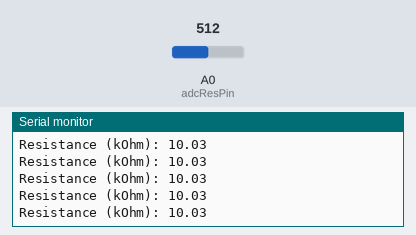
A sketch run on a simulated Arduino Uno, built with avr-gcc and run on an emulated ATmega328P. Parts: the last lines printed to the serial monitor. Inputs (shaded band) come from the test bench; at power-on: A0 (adcResPin) = 512.

Above: at 1.2 s.
1.3 s: A0 (adcResPin) set to 496
At 1.9 s:
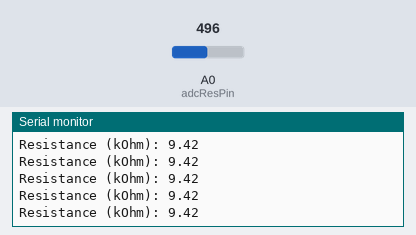
4.3 s: A0 (adcResPin) set to 716
At 5.1 s:
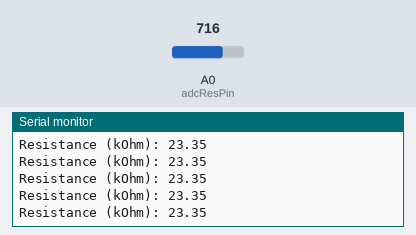
7.3 s: A0 (adcResPin) set to 511
At 8.0 s:
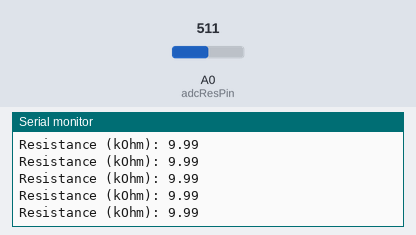
10.3 s: A0 (adcResPin) set to 1023
At 11.2 s:
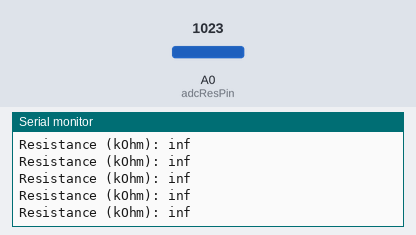
12.3 s: A0 (adcResPin) set to 306
At 12.8 s:
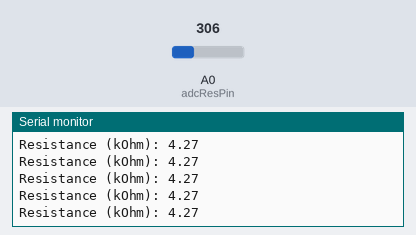
15.3 s: A0 (adcResPin) set to 900
At 16.3 s:
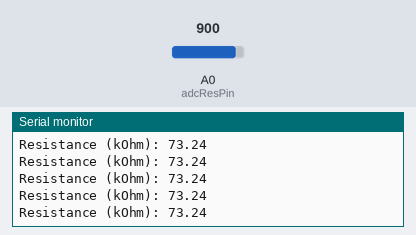
Timing chart, 0 to 18.3 s (numbered marks = the images above; inputs shaded):
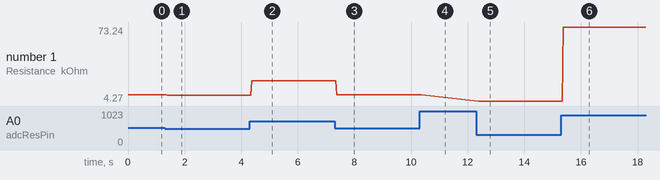

The sketch:

exercise_9.ino
```cpp
/*
 * This routine controls reads the thermistor
 * resistance via a voltage divider and returns
 * the result.
 *
 * Result: Resistance transferred via SerialMonitor
 */

float resRef = 10.01;  // reference resistance (kOhm)
float resTherm;   // thermistor resistance (kOhm)

int adcResValue;  // variable to store the ADC reading
int adcResPin = A0;  // Pin the thermistor reading is connected to (HEX)


void setup() {
  Serial.begin(9600);  // initialize serial monitor

}

void loop() {
  adcResValue = analogRead(adcResPin);  // read thermistor

  // careful in the next step: make sure the ADC value division
  // takes place as floats! otherwise you might get rounding issues.
  resTherm = resRef / (float(1023) / float(adcResValue) - 1);  // Equation 3.8

  Serial.print("Resistance (kOhm): ");
  Serial.println(resTherm);
}
```

Measured:
- after the input at 1.3 s, the serial monitor: prints a new line after 0.08 s (image 1)
- after the input at 4.3 s, the serial monitor: prints a new line after 0.07 s (image 2)
- after the input at 7.3 s, the serial monitor: prints a new line after 0.07 s (image 3)
- after the input at 10.3 s, the serial monitor: prints a new line after 0.09 s (image 4)
- after the input at 12.3 s, the serial monitor: prints a new line after 0.08 s (image 5)
- after the input at 15.3 s, the serial monitor: prints a new line after 0.07 s (image 6)
- plotted number 1: 10.03 → 9.42 after the input at 1.3 s, 9.42 → 23.35 after the input at 4.3 s, 23.35 → 9.99 after the input at 7.3 s, 9.99 → 4.27 after the input at 12.3 s, 4.27 → 73.24 after the input at 15.3 s
